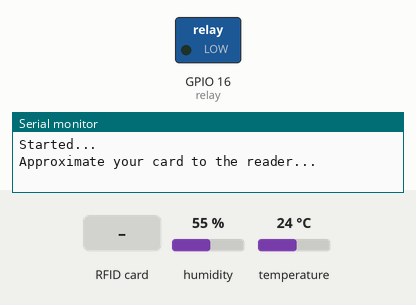
The sketch below on a simulated ESP8266 (NodeMCU). Parts: switched loads named in the sketch (green lamp = pin HIGH), the last lines printed to the serial monitor. Inputs (shaded band) come from the test bench; at power-on: humidity 55 %, temperature 24 °C. WiFi joins after 1.5 s; servers stay silent unless stated; no MQTT or app messages arrive unless stated.

Above: at 3.3 s.
3.4 s: RFID card E9 E0 2E C3 held to the reader
At 3.8 s:
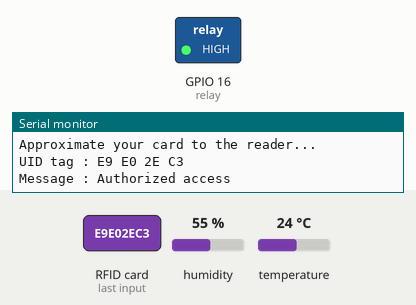
9.4 s: RFID card DA AF A6 80 held to the reader
At 13.6 s:
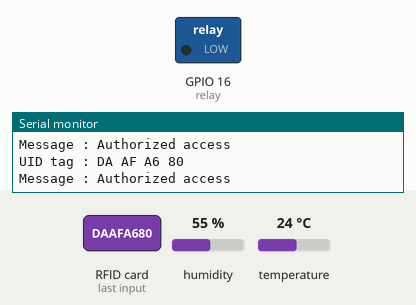
13.9 s: RFID card A9 3D 6B E4 held to the reader
At 14.9 s:
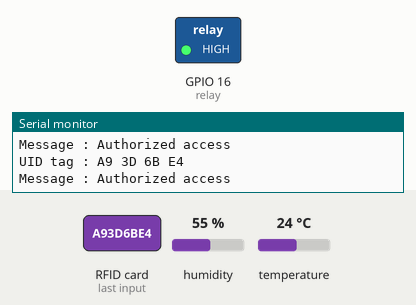
Timing chart, 0 to 18.5 s (numbered marks = the images above; inputs shaded):
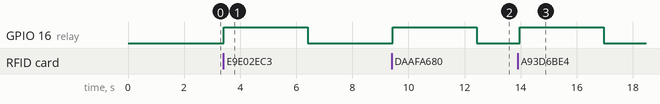

The sketch:

GarageGateWithRelayandTagReader.ino
```cpp
#include <ESP8266WiFi.h>
#include <PubSubClient.h>
#include <SPI.h>
#include <MFRC522.h>
#include "DHT.h"     // including the library of DHT11 temperature and humidity sensor

#define DHTPIN 4 //Pino digital D2 (GPIO5) conectado ao DHT11
#define DHTTYPE DHT11 //Tipo do sensor DHT11
#define CLIENT_ID       "Hal_GATE"

// For ESP32 Microcontroller
#define RST_PIN         0
#define SS_PIN          2

MFRC522 mfrc522(SS_PIN, RST_PIN); // Create MFRC522 instance

void callback(char* topic, byte* payload, unsigned int length);

//Wifi Settings
const char* ssid = "WIFI_NAME";
const char* password =  "WIFI_PASSWORD";

unsigned long previousMillis = 0;
unsigned long interval = 30000;

//MQTT Settings
const char* mqttServer = "MQTT_IP";
const int mqttPort = 1883;

WiFiClient espClient;
PubSubClient client(mqttServer, mqttPort, callback, espClient);
//PubSubClient client(espClient);
//DEPOIS QUANDO ACOPLAR O SENSOR DE TEMPERATURA USO AQUI
DHT dht(DHTPIN, DHTTYPE);
const int relay = 16;


void initWiFi() {
  WiFi.mode(WIFI_STA);
  WiFi.begin(ssid, password);
  Serial.print("Connecting to WiFi ..");
  while (WiFi.status() != WL_CONNECTED) {
    Serial.print('.');
    delay(1000);
  }
  Serial.println(WiFi.localIP());
}


void setup() {

  Serial.begin(115200);
  SPI.begin();             //Inicia SPI

  //pinMode(analogMQ7, INPUT);
  pinMode(relay, OUTPUT);

  //WiFi.begin(ssid, password);
  initWiFi();

  digitalWrite(relay,LOW);

  client.setClient(espClient);
  client.setServer(mqttServer, mqttPort);
  client.setCallback(callback);

  //MQTT Connection
  while (!client.connected()) {
    Serial.println("Connecting to MQTT...");

    if (client.connect(CLIENT_ID)) {

      Serial.println("MQTT connected");
      client.subscribe("garage/door");

    } else {

      Serial.print("failed with state ");
      Serial.print(client.state());
      delay(2000);

    }
    dht.begin();

    Serial.println(F("Starting MFRC22..."));
    mfrc522.PCD_Init(); // Init MFRC522
    mfrc522.PCD_DumpVersionToSerial();  // Show details of PCD - MFRC522 Card Reader details
    Serial.println(F("Scan PICC to see UID, SAK, type, and data blocks..."));

    Serial.println(F("Started..."));


    Serial.println("Approximate your card to the reader...");
    Serial.println();
  }
}


void loop() {

  // Read
  // Check the Wifi Connection, if disconnected reconnect...
  /*
  unsigned long currentMillis = millis();
  if ((WiFi.status() != WL_CONNECTED) && (currentMillis - previousMillis >=interval)) {
    Serial.print(millis());
    Serial.println("Reconnecting to WiFi...");
    WiFi.disconnect();
    WiFi.reconnect();
    previousMillis = currentMillis;
  }
*/
  //Get Information from sensors
 sendData();

 client.subscribe("garage/door/");


 client.loop();
 //MUST delay to allow ESP8266 WIFI functions to run
 //delay(10);
}

void sendData() {
  char msgBuffer[20];

    float humidity = dht.readHumidity();/* Get humidity value */
    float temperature = dht.readTemperature();/* Get temperature value */

  if (client.connect(CLIENT_ID)) {
      //Serial.println(temperature);
      //Serial.println(humidity);
      client.publish("home/gate/temp", dtostrf(temperature, 6, 2, msgBuffer));
      client.publish("home/gate/humi", dtostrf(humidity, 6, 2, msgBuffer));
  }

  // Look for new cards
  if ( ! mfrc522.PICC_IsNewCardPresent())
  {
    return;
  }
  // Select one of the cards
  if ( ! mfrc522.PICC_ReadCardSerial())
  {
    return;
  }


  //Show UID on serial monitor
  Serial.print("UID tag :");
  String content= "";
  byte letter;
  for (byte i = 0; i < mfrc522.uid.size; i++)
  {
     Serial.print(mfrc522.uid.uidByte[i] < 0x10 ? " 0" : " ");
     Serial.print(mfrc522.uid.uidByte[i], HEX);
     content.concat(String(mfrc522.uid.uidByte[i] < 0x10 ? " 0" : " "));
     content.concat(String(mfrc522.uid.uidByte[i], HEX));
  }
  Serial.println();
  Serial.print("Message : ");
  content.toUpperCase();
  if (content.substring(1) == "E9 E0 2E C3" || content.substring(1) == "DA AF A6 80" || content.substring(1) == "A9 3D 6B E4" || content.substring(1) == "E9 2F 05 E5") //change here the UID of the card/cards that you want to give access
  {
    Serial.println("Authorized access");
    Serial.println();
    digitalWrite(relay, HIGH);
    delay(3000);
    digitalWrite(relay, LOW);
  }

 else   {
    Serial.println(" Access denied");
    delay(3000);
  }

  // Wait
  //delay(5000);
}

void callback(char* topic, byte* payload, unsigned int length) {
  char msgBuffer[20];
  // I am only using one ascii character as command, so do not need to take an entire word as payload
  // However, if you want to send full word commands, uncomment the next line and use for string comparison
  // payload[length]='\0';// terminate string with 0


  Serial.print("Message arrived [");
  Serial.print(topic);
  Serial.print("] ");//MQTT_BROKER

  for (int i = 0; i < length; i++) {
    Serial.print((char)payload[i]);
  }

  Serial.println();
  Serial.println(payload[0]);

  // Examine only the first character of the message
  if (payload[0] == 49)             // Message "1" in ASCII (turn output ON)
  {
    //client.publish("garage/door", "1");
    digitalWrite(relay, HIGH);
  } else if (payload[0] == 48)      // Message "0" in ASCII (turn output OFF)
  {
    //client.publish("garage/door", "0");
    digitalWrite(relay, LOW);
  } else if (payload[0] == 50)
  {
    //client.publish("home/br/nb/ip", ip.c_str());// publish IP nr
  } else {
    Serial.println("Unknown value");
    client.publish("home/br/nb", "Syntax Error");
  }

}
```

Measured:
- after the input at 3.4 s, GPIO 16 (relay): LOW → HIGH at once, → LOW 3.0 s later
- after the input at 9.4 s, GPIO 16 (relay): LOW → HIGH at once, → LOW 3.0 s later
- after the input at 13.9 s, GPIO 16 (relay): LOW → HIGH after 0.07 s, → LOW 3.0 s later
